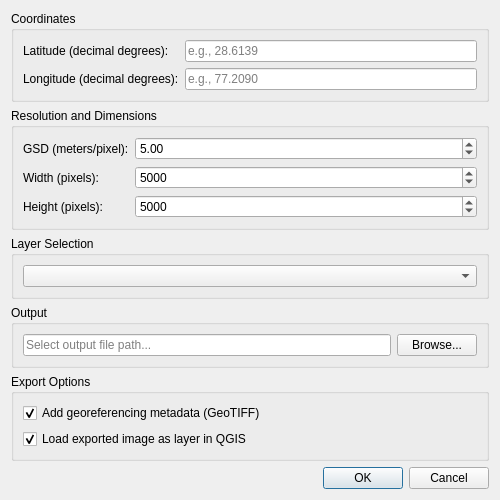
<ui version="4.0">
 <class>CustomMapDownloaderDialogBase</class>
 <widget class="QDialog" name="CustomMapDownloaderDialogBase">
  <property name="geometry">
   <rect>
    <x>0</x>
    <y>0</y>
    <width>500</width>
    <height>450</height>
   </rect>
  </property>
  <property name="windowTitle">
   <string>Custom Map Downloader</string>
  </property>
  <layout class="QVBoxLayout" name="verticalLayout">
   <item>
    <widget class="QGroupBox" name="groupBox_coordinates">
     <property name="title">
      <string>Coordinates</string>
     </property>
     <layout class="QFormLayout" name="formLayout">
      <item row="0" column="0">
       <widget class="QLabel" name="label_lat">
        <property name="text">
         <string>Latitude (decimal degrees):</string>
        </property>
       </widget>
      </item>
      <item row="0" column="1">
       <widget class="QLineEdit" name="lineEdit_lat">
        <property name="placeholderText">
         <string>e.g., 28.6139</string>
        </property>
       </widget>
      </item>
      <item row="1" column="0">
       <widget class="QLabel" name="label_lon">
        <property name="text">
         <string>Longitude (decimal degrees):</string>
        </property>
       </widget>
      </item>
      <item row="1" column="1">
       <widget class="QLineEdit" name="lineEdit_lon">
        <property name="placeholderText">
         <string>e.g., 77.2090</string>
        </property>
       </widget>
      </item>
     </layout>
    </widget>
   </item>
   <item>
    <widget class="QGroupBox" name="groupBox_resolution">
     <property name="title">
      <string>Resolution and Dimensions</string>
     </property>
     <layout class="QFormLayout" name="formLayout_2">
      <item row="0" column="0">
       <widget class="QLabel" name="label_gsd">
        <property name="text">
         <string>GSD (meters/pixel):</string>
        </property>
       </widget>
      </item>
      <item row="0" column="1">
       <widget class="QDoubleSpinBox" name="spinBox_gsd">
        <property name="decimals">
         <number>2</number>
        </property>
        <property name="minimum">
         <double>0.01</double>
        </property>
        <property name="maximum">
         <double>1000.00</double>
        </property>
        <property name="value">
         <double>5.00</double>
        </property>
       </widget>
      </item>
      <item row="1" column="0">
       <widget class="QLabel" name="label_width">
        <property name="text">
         <string>Width (pixels):</string>
        </property>
       </widget>
      </item>
      <item row="1" column="1">
       <widget class="QSpinBox" name="spinBox_width">
        <property name="minimum">
         <number>1</number>
        </property>
        <property name="maximum">
         <number>20000</number>
        </property>
        <property name="value">
         <number>5000</number>
        </property>
       </widget>
      </item>
      <item row="2" column="0">
       <widget class="QLabel" name="label_height">
        <property name="text">
         <string>Height (pixels):</string>
        </property>
       </widget>
      </item>
      <item row="2" column="1">
       <widget class="QSpinBox" name="spinBox_height">
        <property name="minimum">
         <number>1</number>
        </property>
        <property name="maximum">
         <number>20000</number>
        </property>
        <property name="value">
         <number>5000</number>
        </property>
       </widget>
      </item>
     </layout>
    </widget>
   </item>
   <item>
    <widget class="QGroupBox" name="groupBox_layer">
     <property name="title">
      <string>Layer Selection</string>
     </property>
     <layout class="QHBoxLayout" name="horizontalLayout">
      <item>
       <widget class="QComboBox" name="comboBox_layer"/>
      </item>
     </layout>
    </widget>
   </item>
   <item>
    <widget class="QGroupBox" name="groupBox_output">
     <property name="title">
      <string>Output</string>
     </property>
     <layout class="QHBoxLayout" name="horizontalLayout_2">
      <item>
       <widget class="QLineEdit" name="lineEdit_output">
        <property name="placeholderText">
         <string>Select output file path...</string>
        </property>
       </widget>
      </item>
      <item>
       <widget class="QPushButton" name="pushButton_browse">
        <property name="text">
         <string>Browse...</string>
        </property>
       </widget>
      </item>
     </layout>
    </widget>
   </item>
   <item>
    <widget class="QGroupBox" name="groupBox_options">
     <property name="title">
      <string>Export Options</string>
     </property>
     <layout class="QVBoxLayout" name="verticalLayout_2">
      <item>
       <widget class="QCheckBox" name="checkBox_georeferencing">
        <property name="text">
         <string>Add georeferencing metadata (GeoTIFF)</string>
        </property>
        <property name="checked">
         <bool>true</bool>
        </property>
       </widget>
      </item>
      <item>
       <widget class="QCheckBox" name="checkBox_loadLayer">
        <property name="text">
         <string>Load exported image as layer in QGIS</string>
        </property>
        <property name="checked">
         <bool>true</bool>
        </property>
       </widget>
      </item>
     </layout>
    </widget>
   </item>
   <item>
    <spacer name="verticalSpacer">
     <property name="orientation">
      <enum>Qt::Vertical</enum>
     </property>
     <property name="sizeHint" stdset="0">
      <size>
       <width>20</width>
       <height>40</height>
      </size>
     </property>
    </spacer>
   </item>
   <item>
    <widget class="QDialogButtonBox" name="button_box">
     <property name="orientation">
      <enum>Qt::Horizontal</enum>
     </property>
     <property name="standardButtons">
      <set>QDialogButtonBox::Cancel|QDialogButtonBox::Ok</set>
     </property>
    </widget>
   </item>
  </layout>
 </widget>
 <resources/>
 <connections>
  <connection>
   <sender>button_box</sender>
   <signal>accepted()</signal>
   <receiver>CustomMapDownloaderDialogBase</receiver>
   <slot>accept()</slot>
   <hints>
    <hint type="sourcelabel">
     <x>248</x>
     <y>254</y>
    </hint>
    <hint type="destinationlabel">
     <x>157</x>
     <y>274</y>
    </hint>
   </hints>
  </connection>
  <connection>
   <sender>button_box</sender>
   <signal>rejected()</signal>
   <receiver>CustomMapDownloaderDialogBase</receiver>
   <slot>reject()</slot>
   <hints>
    <hint type="sourcelabel">
     <x>316</x>
     <y>260</y>
    </hint>
    <hint type="destinationlabel">
     <x>286</x>
     <y>274</y>
    </hint>
   </hints>
  </connection>
 </connections>
</ui>
